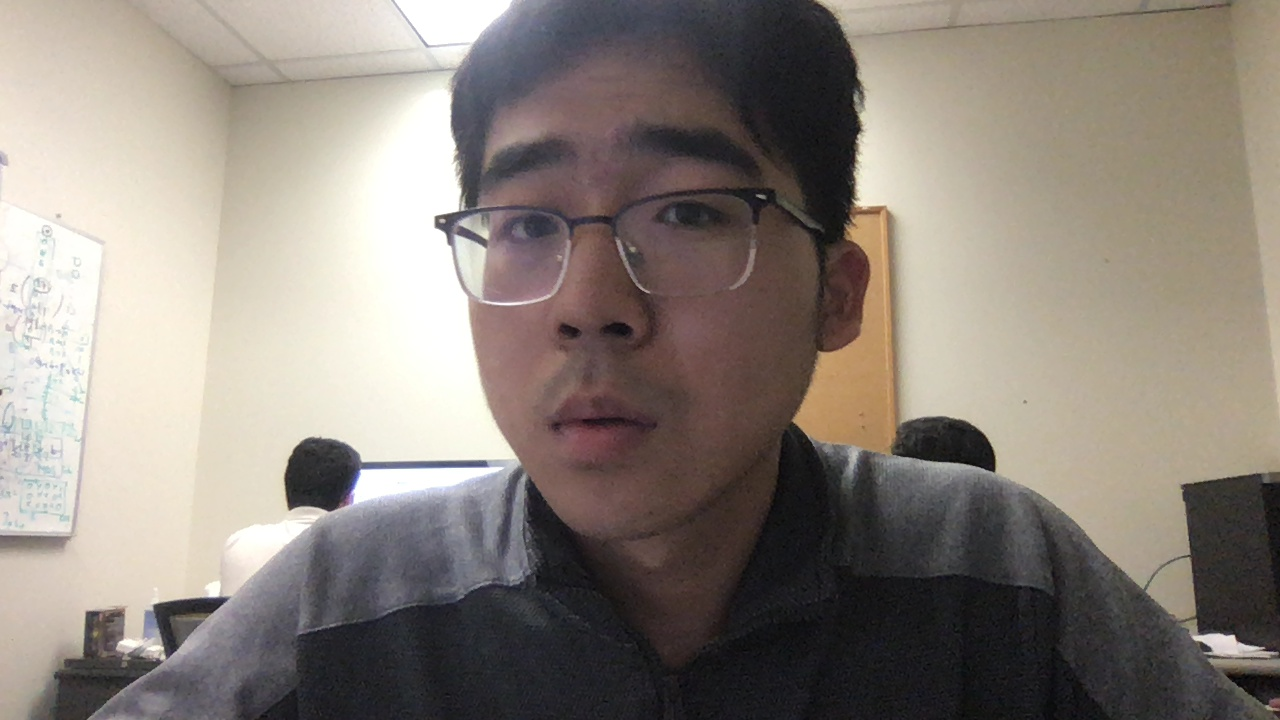
#> input picture img/face_1.jpg, 1280 x 720 px
$ jupyter execute debug_code.ipynb
#> lines starting #> are read from the running program, lines starting #| are printed output that depends on the picture; after the words box and inside, x2 and y2 are one past the last pixel; in counts of white or black regions, pixels touching at a corner belong together
[cell 1]
import cv2 as cv
import numpy as np
import matplotlib.pyplot as plt

face_cascade = cv.CascadeClassifier('../data/haarcascades/haarcascade_frontalface_alt2.xml')

img = cv.imread("../img/face_1.jpg")
#> img is the input picture: shape (720, 1280, 3); mean B, G, R 123.6, 131.5, 140.1
gray = cv.cvtColor(img, cv.COLOR_BGR2GRAY)
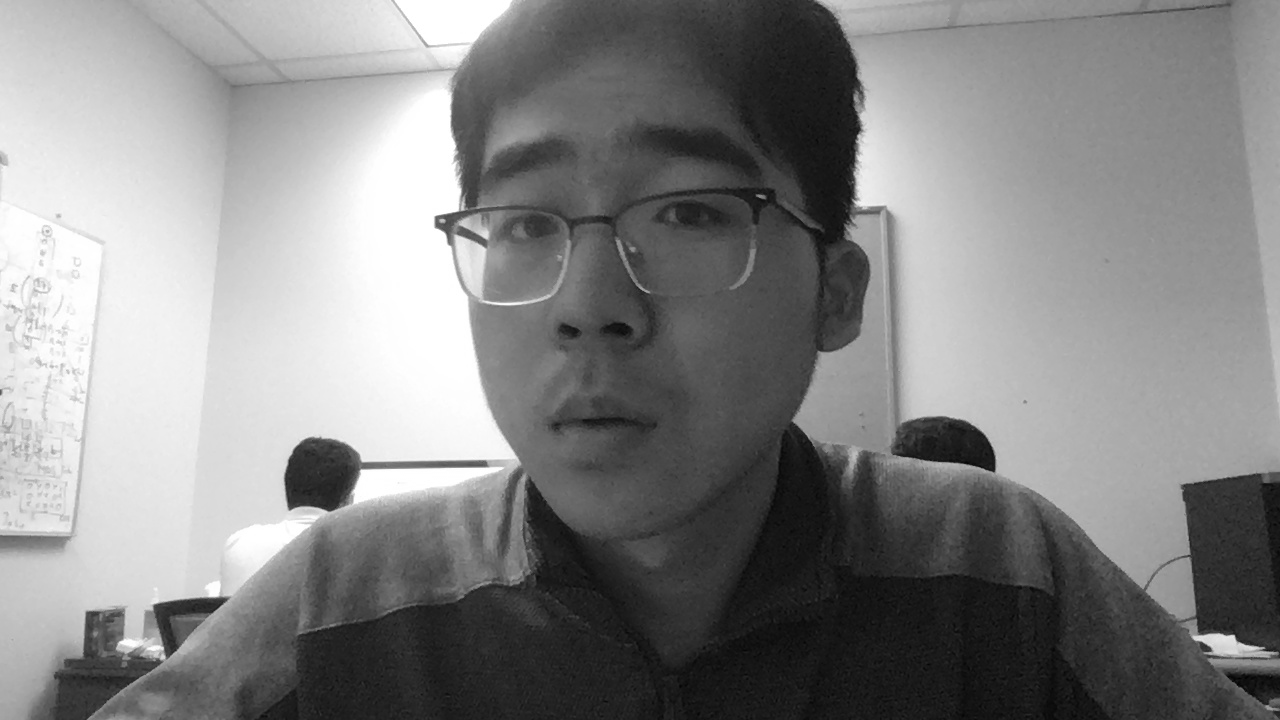
#> gray: shape (720, 1280); min 1, max 255, mean 133.2
faces = face_cascade.detectMultiScale(
            gray,
            scaleFactor=1.1,
            minNeighbors=5,
            minSize=(30, 30),
            flags = (cv.CASCADE_SCALE_IMAGE +
                     cv.CASCADE_DO_CANNY_PRUNING +
                     cv.CASCADE_FIND_BIGGEST_OBJECT +
                     cv.CASCADE_DO_ROUGH_SEARCH))
#> faces = [[410, 55, 406, 406]]
if len(faces) >= 1:
    tempImg = img.copy()
    maskShape = (img.shape[0], img.shape[1], 1)
#> maskShape = (720, 1280, 1)
    mask = np.full(maskShape, 0, dtype=np.uint8)
    window_size = 23
    for (x,y,w,h) in faces:
#         tempImg[y:y + h, x:x + w] = cv.blur(tempImg[y:y + h, x:x + w], (23, 23))
        tempImg[:y, :] = cv.blur(tempImg[:y, :], (window_size, window_size))
        tempImg[y+h:, :] = cv.blur(tempImg[y+h:, :], (window_size, window_size))
        tempImg[:, :x] = cv.blur(tempImg[:, :x], (window_size, window_size))
        tempImg[:, x+w:] = cv.blur(tempImg[:, x+w:], (window_size, window_size))
        cv.circle(tempImg, (int((x + x + w) / 2), int((y + y + h) / 2)), int(h / 2), (0, 255, 0), 5)
        cv.circle(mask, (int((x + x + w) / 2), int((y + y + h) / 2)), int(h / 2), (255), -1)
#> this loop made 1 pass
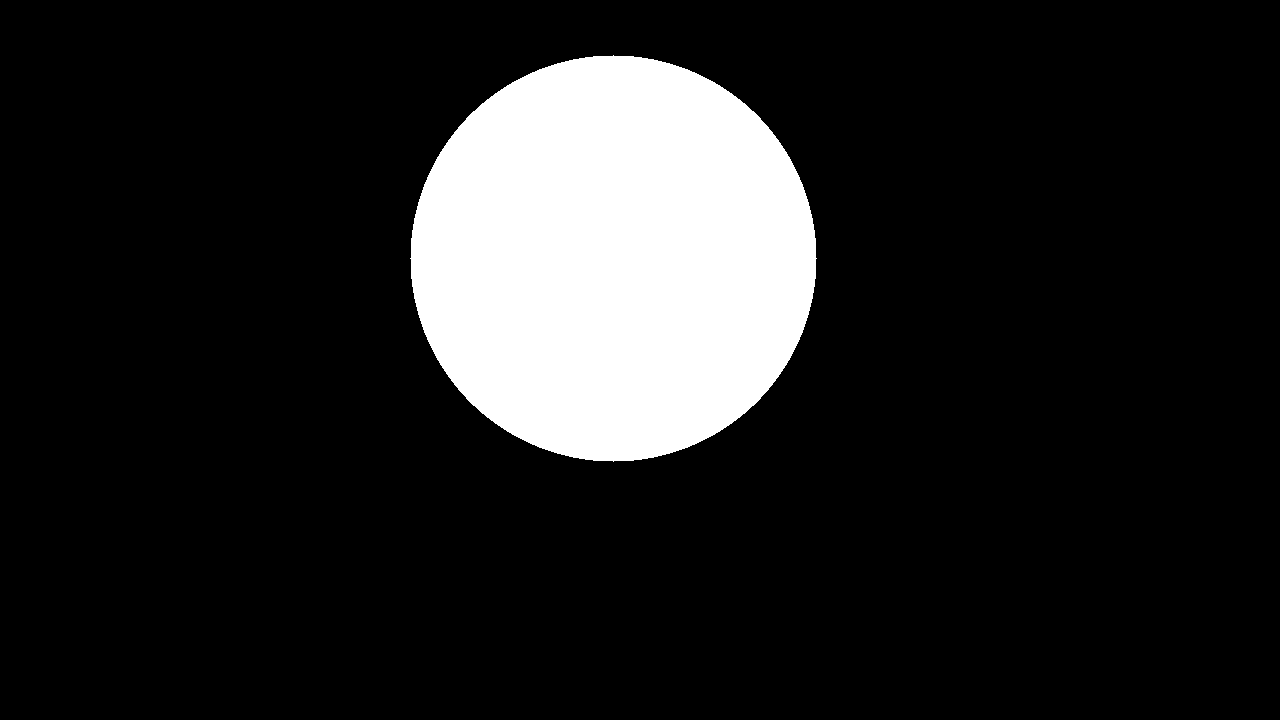
#> mask: shape (720, 1280, 1); 14% white; 1 white region, box (x1, y1, x2, y2) and area: (410, 55, 817, 462) 129393
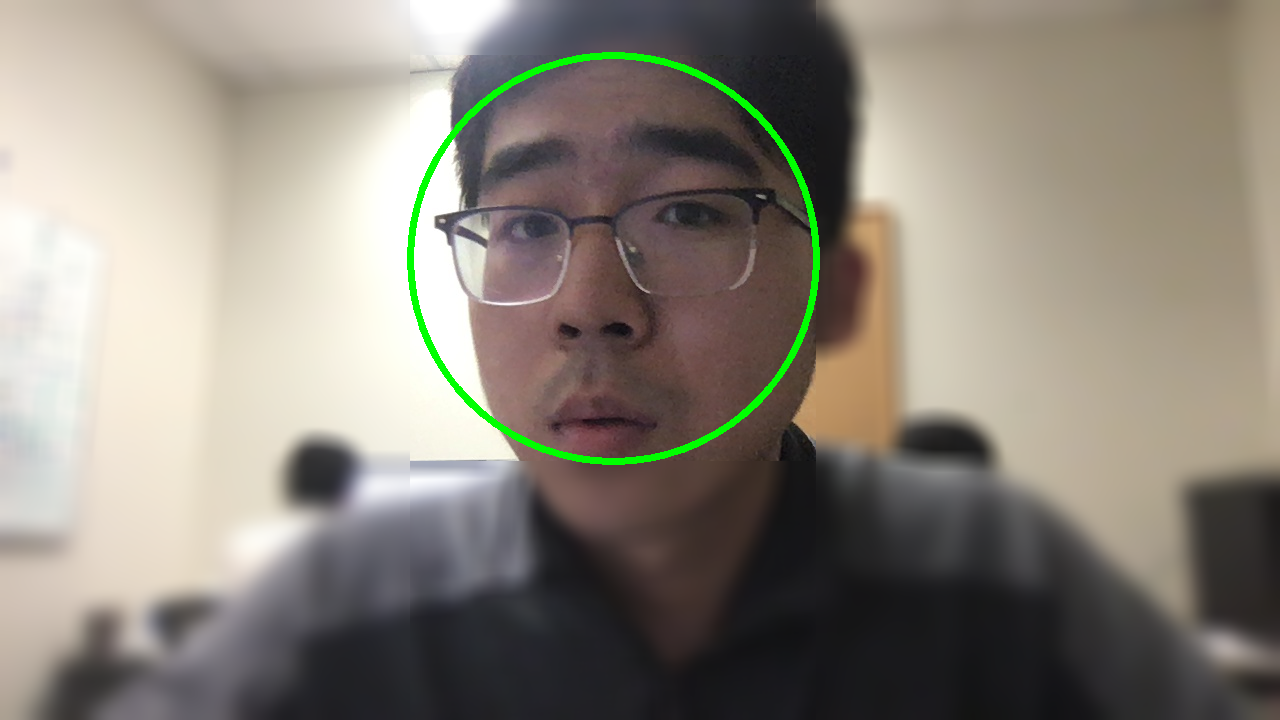
#> tempImg: shape (720, 1280, 3); mean B, G, R 122.5, 132.8, 138.9
    mask_inv = cv.bitwise_not(mask)
    img1_bg = cv.bitwise_and(tempImg, tempImg, mask=mask_inv)
    img2_fg = cv.bitwise_and(tempImg, tempImg, mask=mask)
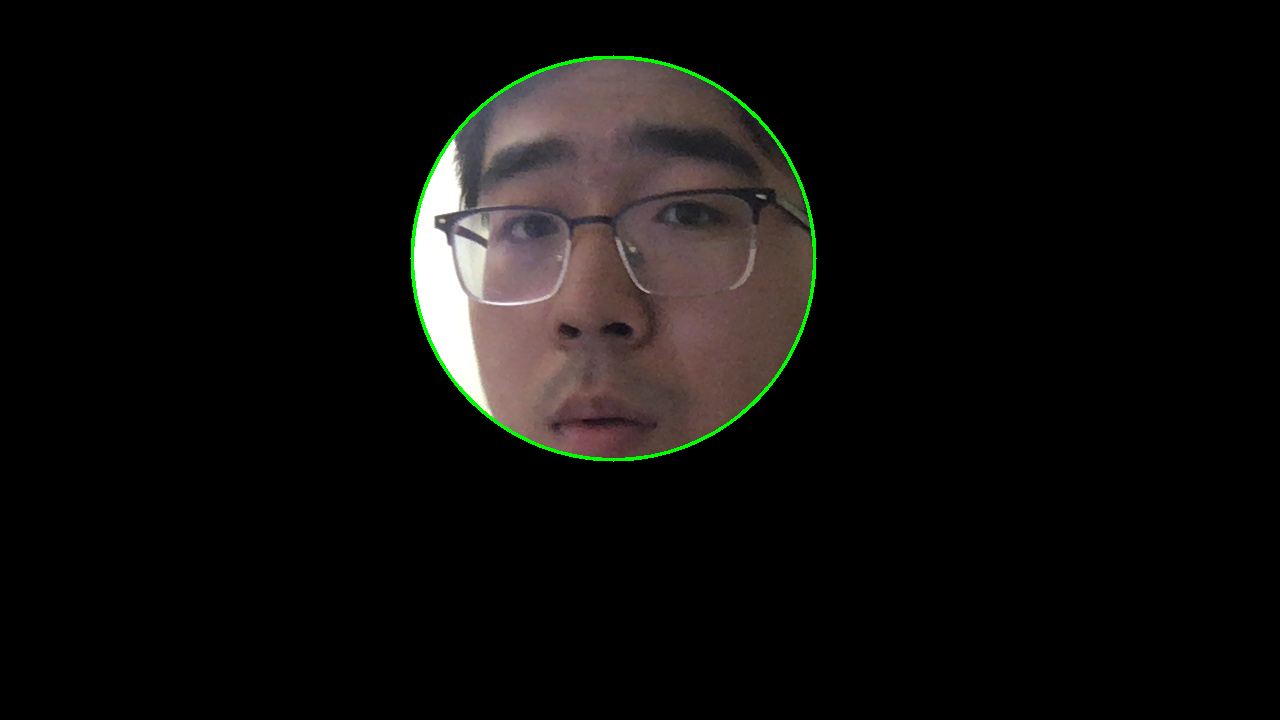
#> img2_fg: shape (720, 1280, 3); mean B, G, R 12.6, 14, 15.3
    dst = cv.add(img1_bg, img2_fg)

[cell 2]
imgplot = plt.imshow(tempImg)

[cell 3]
imgplot = plt.imshow(img1_bg)

[cell 4]
imgplot = plt.imshow(img2_fg)

[cell 5]
imgplot = plt.imshow(dst)

[cell 6]
faces = np.array([[12,14,10,10],[1,1,70,70],[23,43,50,50]])
np.array(list(faces))

[cell 7]
np.array(sorted(faces,key=lambda x: x[2], reverse=True))
#> Out = [[1, 1, 70, 70], [23, 43, 50, 50], [12, 14, 10, 10]]

$ run again, with img/face_10.jpg copied over img/face_1.jpg
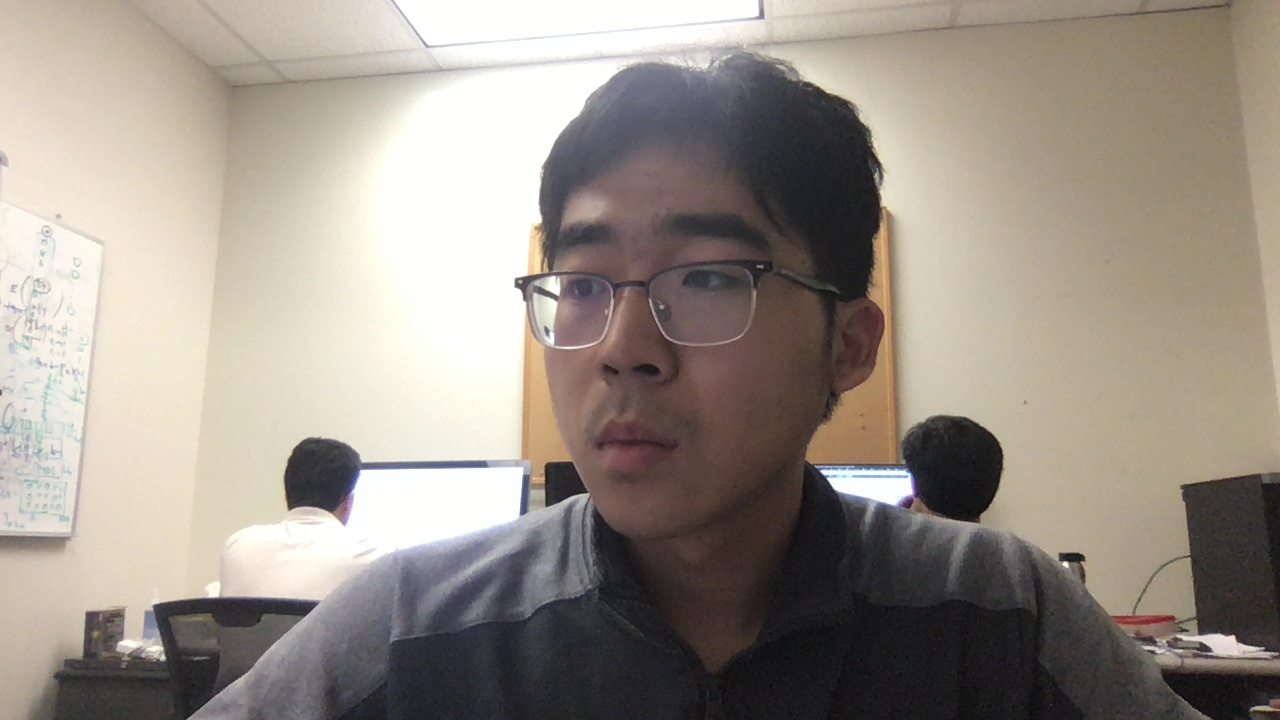
#> input picture img/face_10.jpg, 1280 x 720 px
#> img is the input picture: shape (720, 1280, 3); mean B, G, R 135.7, 145.2, 153.5
#> faces = [[484, 144, 333, 333]]
#> the loop `for (x,y,w,h) in faces:` made 1 pass
#> after the loop `for (x,y,w,h) in faces:`:
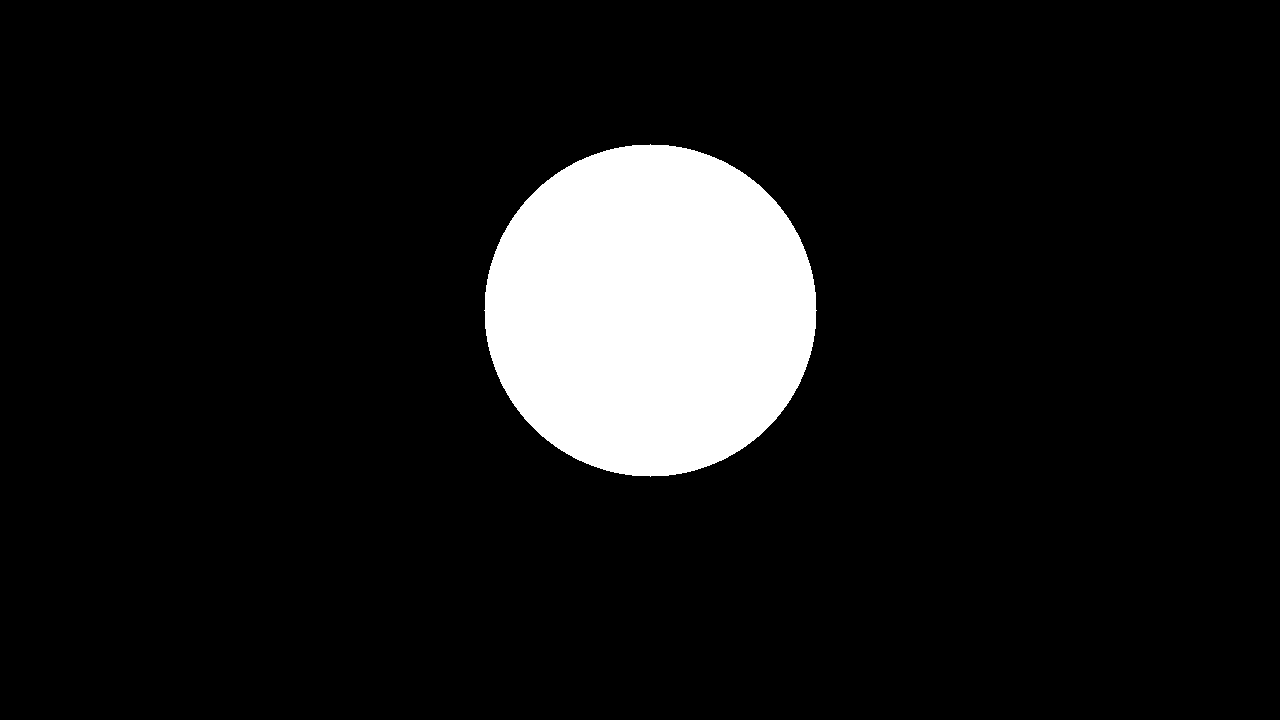
#> mask: shape (720, 1280, 1); 9.4% white; 1 white region, box (x1, y1, x2, y2) and area: (484, 144, 817, 477) 86525
#> `img2_fg = cv.bitwise_and(tempImg, tempImg, mask=mask)`:
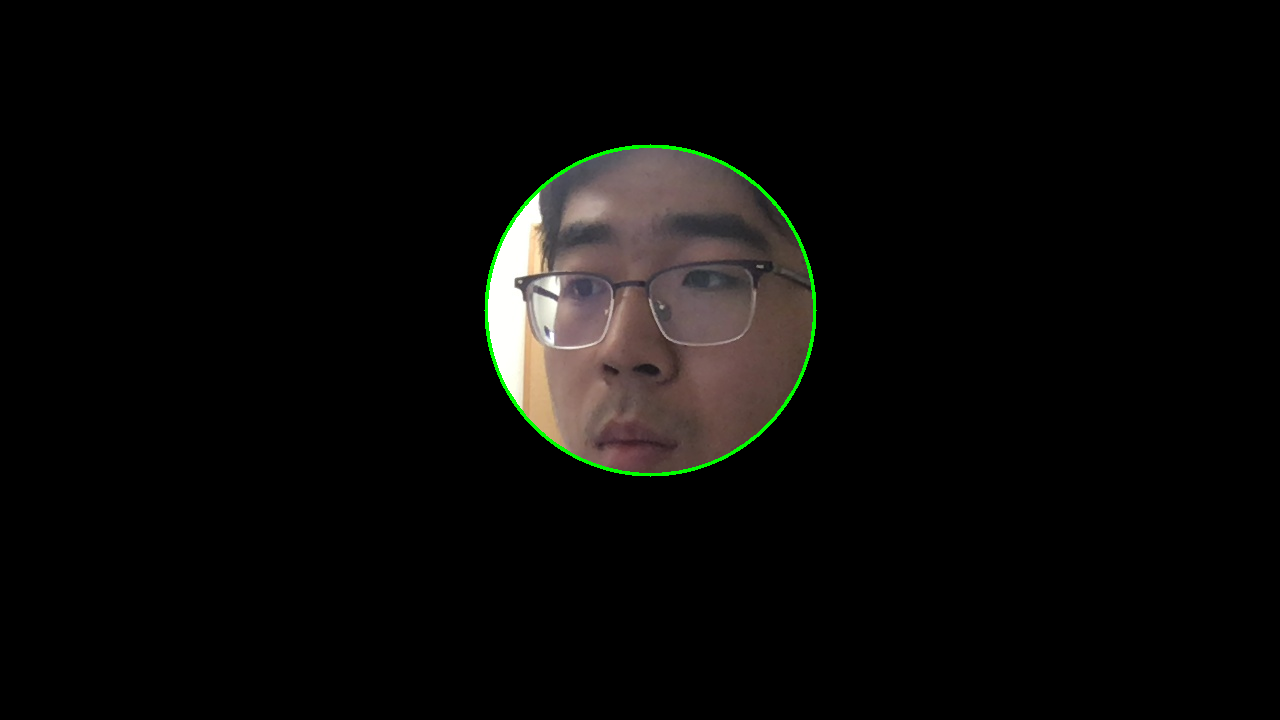
#> img2_fg: shape (720, 1280, 3); mean B, G, R 8.7, 10.1, 10.7
#> Out = [[1, 1, 70, 70], [23, 43, 50, 50], [12, 14, 10, 10]]
